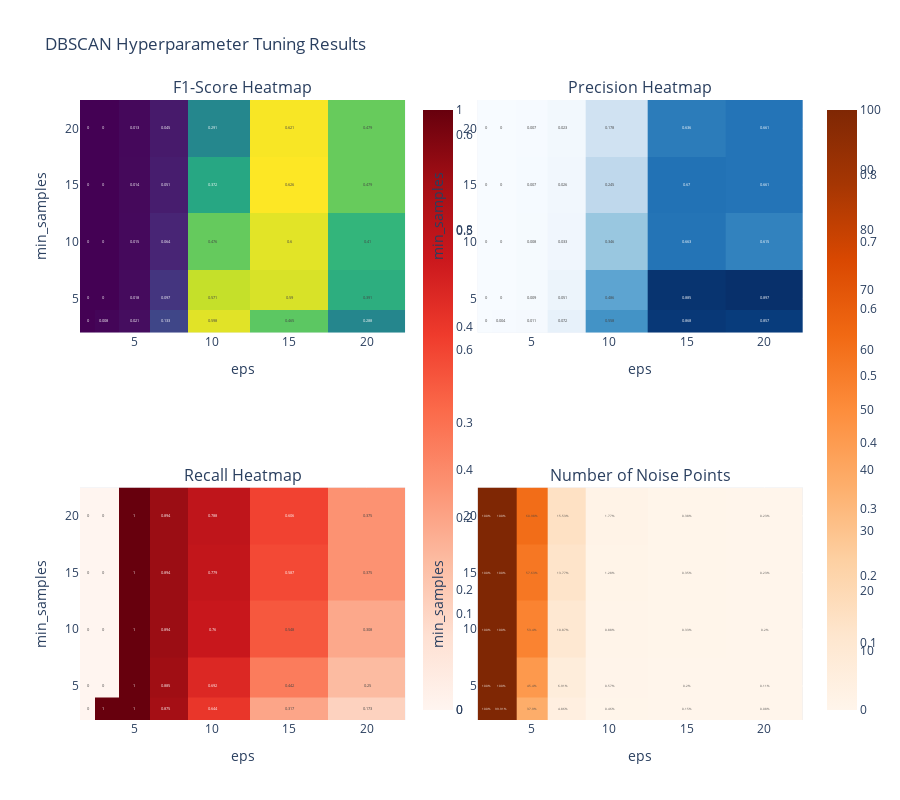

Notebook source saved alongside this figure:
### Code cell
fig = make_subplots(
    rows=2, cols=2,
    subplot_titles=(
        'F1-Score Heatmap',
        'Precision Heatmap',
        'Recall Heatmap',
        'Number of Noise Points'
    ),
    specs=[[{'type': 'heatmap'}, {'type': 'heatmap'}],
           [{'type': 'heatmap'}, {'type': 'heatmap'}]]
)

# Create pivot tables for heatmaps.
f1_pivot = results_df.pivot(index='min_samples', columns='eps', values='f1_score')
precision_pivot = results_df.pivot(index='min_samples', columns='eps', values='precision')
recall_pivot = results_df.pivot(index='min_samples', columns='eps', values='recall')
noise_pivot = results_df.pivot(index='min_samples', columns='eps', values='noise_pct')

# F1-Score heatmap.
fig.add_trace(
    go.Heatmap(
        z=f1_pivot.values,
        x=f1_pivot.columns,
        y=f1_pivot.index,
        colorscale='Viridis',
        text=np.round(f1_pivot.values, 3),
        texttemplate='%{text}',
        colorbar=dict(x=0.46)
    ),
    row=1, col=1
)

# Precision heatmap.
fig.add_trace(
    go.Heatmap(
        z=precision_pivot.values,
        x=precision_pivot.columns,
        y=precision_pivot.index,
        colorscale='Blues',
        text=np.round(precision_pivot.values, 3),
        texttemplate='%{text}',
        colorbar=dict(x=1.02)
    ),
    row=1, col=2
)

# Recall heatmap.
fig.add_trace(
    go.Heatmap(
        z=recall_pivot.values,
        x=recall_pivot.columns,
        y=recall_pivot.index,
        colorscale='Reds',
        text=np.round(recall_pivot.values, 3),
        texttemplate='%{text}',
        colorbar=dict(x=0.46)
    ),
    row=2, col=1
)

# Noise percentage heatmap.
fig.add_trace(
    go.Heatmap(
        z=noise_pivot.values,
        x=noise_pivot.columns,
        y=noise_pivot.index,
        colorscale='Oranges',
        text=np.round(noise_pivot.values, 2),
        texttemplate='%{text}%',
        colorbar=dict(x=1.02)
    ),
    row=2, col=2
)

# Update axes.
for i in range(1, 3):
    for j in range(1, 3):
        fig.update_xaxes(title_text='eps', row=i, col=j)
        fig.update_yaxes(title_text='min_samples', row=i, col=j)

fig.update_layout(
    title='DBSCAN Hyperparameter Tuning Results',
    height=800,
    showlegend=False
)
fig.show()

### Figure 1 — Plotly figure (JSON) as saved in the notebook; plotly's stock layout.template omitted (floating-point values rounded to 4 significant figures)
{"data": [{"colorbar": {"x": 0.46}, "colorscale": [[0, "#440154"], [0.1111, "#482878"], [0.2222, "#3e4989"], [0.3333, "#31688e"], [0.4444, "#26828e"], [0.5556, "#1f9e89"], [0.6667, "#35b779"], [0.7778, "#6ece58"], [0.8889, "#b5de2b"], [1, "#fde725"]], "text": [[0.0, 0.008, 0.021, 0.133, 0.598, 0.465, 0.288], [0.0, 0.0, 0.018, 0.097, 0.571, 0.59, 0.391], [0.0, 0.0, 0.015, 0.064, 0.476, 0.6, 0.41], [0.0, 0.0, 0.014, 0.051, 0.372, 0.626, 0.479], [0.0, 0.0, 0.013, 0.045, 0.291, 0.621, 0.479]], "texttemplate": "%{text}", "type": "heatmap", "x": [2.0, 3.0, 5.0, 7.0, 10.0, 15.0, 20.0], "xaxis": "x", "y": [3, 5, 10, 15, 20], "yaxis": "y", "z": [[0.0, 0.008, 0.02095, 0.1333, 0.5982, 0.4648, 0.288], [0.0, 0.0, 0.01752, 0.09705, 0.5714, 0.5897, 0.391], [0.0, 0.0, 0.01492, 0.06368, 0.4759, 0.6, 0.4103], [0.0, 0.0, 0.01383, 0.05064, 0.3724, 0.6256, 0.4785], [0.0, 0.0, 0.01307, 0.04504, 0.2908, 0.6207, 0.4785]]}, {"colorbar": {"x": 1.02}, "colorscale": [[0, "rgb(247,251,255)"], [0.125, "rgb(222,235,247)"], [0.25, "rgb(198,219,239)"], [0.375, "rgb(158,202,225)"], [0.5, "rgb(107,174,214)"], [0.625, "rgb(66,146,198)"], [0.75, "rgb(33,113,181)"], [0.875, "rgb(8,81,156)"], [1, "rgb(8,48,107)"]], "text": [[0.0, 0.004, 0.011, 0.072, 0.558, 0.868, 0.857], [0.0, 0.0, 0.009, 0.051, 0.486, 0.885, 0.897], [0.0, 0.0, 0.008, 0.033, 0.346, 0.663, 0.615], [0.0, 0.0, 0.007, 0.026, 0.245, 0.67, 0.661], [0.0, 0.0, 0.007, 0.023, 0.178, 0.636, 0.661]], "texttemplate": "%{text}", "type": "heatmap", "x": [2.0, 3.0, 5.0, 7.0, 10.0, 15.0, 20.0], "xaxis": "x2", "y": [3, 5, 10, 15, 20], "yaxis": "y2", "z": [[0.0, 0.004016, 0.01059, 0.07216, 0.5583, 0.8684, 0.8571], [0.0, 0.0, 0.008838, 0.05134, 0.4865, 0.8846, 0.8966], [0.0, 0.0, 0.007514, 0.03301, 0.3465, 0.6628, 0.6154], [0.0, 0.0, 0.006962, 0.02606, 0.2447, 0.6703, 0.661], [0.0, 0.0, 0.006579, 0.0231, 0.1783, 0.6364, 0.661]]}, {"colorbar": {"x": 0.46}, "colorscale": [[0, "rgb(255,245,240)"], [0.125, "rgb(254,224,210)"], [0.25, "rgb(252,187,161)"], [0.375, "rgb(252,146,114)"], [0.5, "rgb(251,106,74)"], [0.625, "rgb(239,59,44)"], [0.75, "rgb(203,24,29)"], [0.875, "rgb(165,15,21)"], [1, "rgb(103,0,13)"]], "text": [[0.0, 1.0, 1.0, 0.875, 0.644, 0.317, 0.173], [0.0, 0.0, 1.0, 0.885, 0.692, 0.442, 0.25], [0.0, 0.0, 1.0, 0.894, 0.76, 0.548, 0.308], [0.0, 0.0, 1.0, 0.894, 0.779, 0.587, 0.375], [0.0, 0.0, 1.0, 0.894, 0.788, 0.606, 0.375]], "texttemplate": "%{text}", "type": "heatmap", "x": [2.0, 3.0, 5.0, 7.0, 10.0, 15.0, 20.0], "xaxis": "x3", "y": [3, 5, 10, 15, 20], "yaxis": "y3", "z": [[0.0, 1.0, 1.0, 0.875, 0.6442, 0.3173, 0.1731], [0.0, 0.0, 1.0, 0.8846, 0.6923, 0.4423, 0.25], [0.0, 0.0, 1.0, 0.8942, 0.7596, 0.5481, 0.3077], [0.0, 0.0, 1.0, 0.8942, 0.7788, 0.5865, 0.375], [0.0, 0.0, 1.0, 0.8942, 0.7885, 0.6058, 0.375]]}, {"colorbar": {"x": 1.02}, "colorscale": [[0, "rgb(255,245,235)"], [0.125, "rgb(254,230,206)"], [0.25, "rgb(253,208,162)"], [0.375, "rgb(253,174,107)"], [0.5, "rgb(253,141,60)"], [0.625, "rgb(241,105,19)"], [0.75, "rgb(217,72,1)"], [0.875, "rgb(166,54,3)"], [1, "rgb(127,39,4)"]], "text": [[100.0, 99.91, 37.9, 4.86, 0.46, 0.15, 0.08], [100.0, 100.0, 45.4, 6.91, 0.57, 0.2, 0.11], [100.0, 100.0, 53.4, 10.87, 0.88, 0.33, 0.2], [100.0, 100.0, 57.63, 13.77, 1.28, 0.35, 0.23], [100.0, 100.0, 60.98, 15.53, 1.77, 0.38, 0.23]], "texttemplate": "%{text}%", "type": "heatmap", "x": [2.0, 3.0, 5.0, 7.0, 10.0, 15.0, 20.0], "xaxis": "x4", "y": [3, 5, 10, 15, 20], "yaxis": "y4", "z": [[100.0, 99.91, 37.9, 4.865, 0.4629, 0.1466, 0.08102], [100.0, 100.0, 45.4, 6.913, 0.571, 0.2006, 0.1119], [100.0, 100.0, 53.4, 10.87, 0.8796, 0.3318, 0.2006], [100.0, 100.0, 57.63, 13.77, 1.277, 0.3511, 0.2276], [100.0, 100.0, 60.98, 15.53, 1.775, 0.3819, 0.2276]]}], "layout": {"annotations": [{"font": {"size": 16}, "showarrow": false, "text": "F1-Score Heatmap", "x": 0.225, "xanchor": "center", "xref": "paper", "y": 1, "yanchor": "bottom", "yref": "paper"}, {"font": {"size": 16}, "showarrow": false, "text": "Precision Heatmap", "x": 0.775, "xanchor": "center", "xref": "paper", "y": 1, "yanchor": "bottom", "yref": "paper"}, {"font": {"size": 16}, "showarrow": false, "text": "Recall Heatmap", "x": 0.225, "xanchor": "center", "xref": "paper", "y": 0.375, "yanchor": "bottom", "yref": "paper"}, {"font": {"size": 16}, "showarrow": false, "text": "Number of Noise Points", "x": 0.775, "xanchor": "center", "xref": "paper", "y": 0.375, "yanchor": "bottom", "yref": "paper"}], "height": 800, "showlegend": false, "title": {"text": "DBSCAN Hyperparameter Tuning Results"}, "xaxis": {"anchor": "y", "domain": [0, 0.45], "title": {"text": "eps"}}, "xaxis2": {"anchor": "y2", "domain": [0.55, 1], "title": {"text": "eps"}}, "xaxis3": {"anchor": "y3", "domain": [0, 0.45], "title": {"text": "eps"}}, "xaxis4": {"anchor": "y4", "domain": [0.55, 1], "title": {"text": "eps"}}, "yaxis": {"anchor": "x", "domain": [0.625, 1], "title": {"text": "min_samples"}}, "yaxis2": {"anchor": "x2", "domain": [0.625, 1], "title": {"text": "min_samples"}}, "yaxis3": {"anchor": "x3", "domain": [0, 0.375], "title": {"text": "min_samples"}}, "yaxis4": {"anchor": "x4", "domain": [0, 0.375], "title": {"text": "min_samples"}}}}
